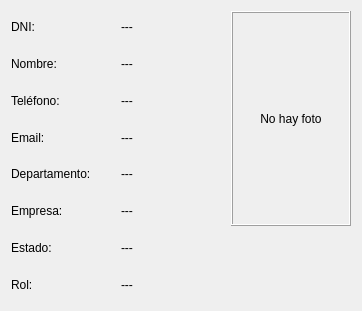
<?xml version="1.0" encoding="UTF-8"?>
<ui version="4.0">
 <class>Guess</class>
 <widget class="QWidget" name="Guess">
  <property name="geometry">
   <rect>
    <x>0</x>
    <y>0</y>
    <width>362</width>
    <height>311</height>
   </rect>
  </property>
  <property name="windowTitle">
   <string>Guess</string>
  </property>
  <layout class="QVBoxLayout" name="verticalLayout">
   <item>
    <layout class="QGridLayout" name="gridLayout">
     <item row="0" column="0">
      <widget class="QLabel" name="labelDniText">
       <property name="text">
        <string>DNI:</string>
       </property>
      </widget>
     </item>
     <item row="0" column="1">
      <widget class="QLabel" name="labelDni">
       <property name="text">
        <string>---</string>
       </property>
      </widget>
     </item>
     <item row="1" column="0">
      <widget class="QLabel" name="labelNombreText">
       <property name="text">
        <string>Nombre:</string>
       </property>
      </widget>
     </item>
     <item row="1" column="1">
      <widget class="QLabel" name="labelNombre">
       <property name="text">
        <string>---</string>
       </property>
      </widget>
     </item>
     <item row="2" column="0">
      <widget class="QLabel" name="labelTelefonoText">
       <property name="text">
        <string>Teléfono:</string>
       </property>
      </widget>
     </item>
     <item row="2" column="1">
      <widget class="QLabel" name="labelTelefono">
       <property name="text">
        <string>---</string>
       </property>
      </widget>
     </item>
     <item row="3" column="0">
      <widget class="QLabel" name="labelEmailText">
       <property name="text">
        <string>Email:</string>
       </property>
      </widget>
     </item>
     <item row="3" column="1">
      <widget class="QLabel" name="labelEmail">
       <property name="text">
        <string>---</string>
       </property>
      </widget>
     </item>
     <item row="4" column="0">
      <widget class="QLabel" name="labelDepartamentoText">
       <property name="text">
        <string>Departamento:</string>
       </property>
      </widget>
     </item>
     <item row="4" column="1">
      <widget class="QLabel" name="labelDepartamento">
       <property name="text">
        <string>---</string>
       </property>
      </widget>
     </item>
     <item row="5" column="0">
      <widget class="QLabel" name="labelEmpresaText">
       <property name="text">
        <string>Empresa:</string>
       </property>
      </widget>
     </item>
     <item row="5" column="1">
      <widget class="QLabel" name="labelEmpresa">
       <property name="text">
        <string>---</string>
       </property>
      </widget>
     </item>
     <item row="6" column="0">
      <widget class="QLabel" name="labelEstadoText">
       <property name="text">
        <string>Estado:</string>
       </property>
      </widget>
     </item>
     <item row="6" column="1">
      <widget class="QLabel" name="labelEstado">
       <property name="text">
        <string>---</string>
       </property>
      </widget>
     </item>
     <item row="7" column="0">
      <widget class="QLabel" name="labelRolText">
       <property name="text">
        <string>Rol:</string>
       </property>
      </widget>
     </item>
     <item row="7" column="1">
      <widget class="QLabel" name="labelRol">
       <property name="text">
        <string>---</string>
       </property>
      </widget>
     </item>
     <item row="0" column="2" rowspan="6">
      <widget class="QLabel" name="labelFoto">
       <property name="minimumSize">
        <size>
         <width>120</width>
         <height>120</height>
        </size>
       </property>
       <property name="frameShape">
        <enum>QFrame::Shape::Box</enum>
       </property>
       <property name="frameShadow">
        <enum>QFrame::Shadow::Raised</enum>
       </property>
       <property name="text">
        <string>No hay foto</string>
       </property>
       <property name="alignment">
        <set>Qt::AlignmentFlag::AlignCenter</set>
       </property>
      </widget>
     </item>
    </layout>
   </item>
  </layout>
 </widget>
 <resources/>
 <connections/>
</ui>
